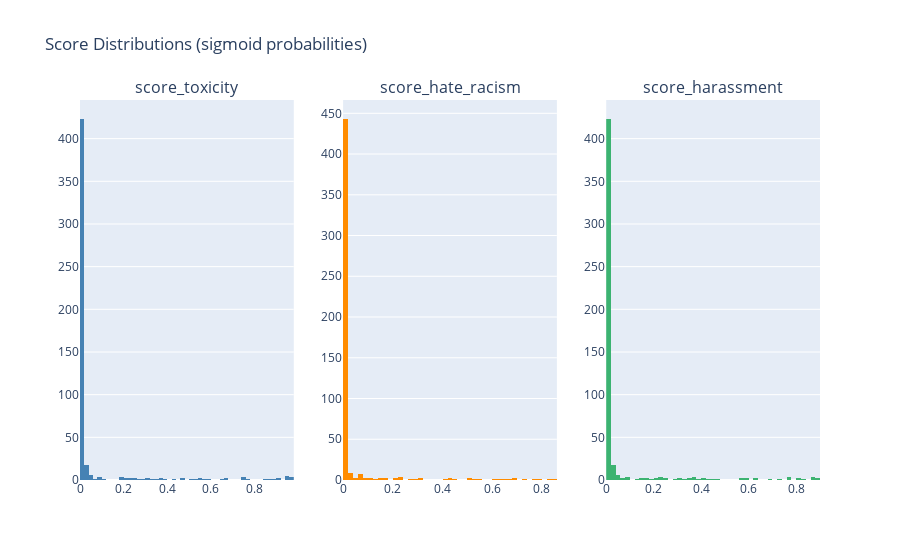

Here is the notebook cell this chart was saved with:
### Markdown cell above
## 6. Visualise Results

### Code cell
# Score distributions
import plotly.graph_objects as go
from plotly.subplots import make_subplots

fig = make_subplots(rows=1, cols=3, subplot_titles=SCORE_COLS)
colors = ["steelblue", "darkorange", "mediumseagreen"]
for i, (col, color) in enumerate(zip(SCORE_COLS, colors), 1):
    fig.add_trace(go.Histogram(x=scored[col], nbinsx=50, name=col,
                               marker_color=color), row=1, col=i)
fig.update_layout(title="Score Distributions (sigmoid probabilities)", showlegend=False)
fig.show()

### Figure 1 — Plotly figure (JSON) as saved in the notebook; plotly's stock layout.template omitted (floating-point values rounded to 4 significant figures; data arrays with more than 128 entries replaced by an {"elided": "..."} marker saying what was removed)
{"data": [{"marker": {"color": "steelblue"}, "name": "score_toxicity", "nbinsx": 50, "type": "histogram", "x": {"elided": "500 float values"}, "xaxis": "x", "yaxis": "y"}, {"marker": {"color": "darkorange"}, "name": "score_hate_racism", "nbinsx": 50, "type": "histogram", "x": {"elided": "500 float values"}, "xaxis": "x2", "yaxis": "y2"}, {"marker": {"color": "mediumseagreen"}, "name": "score_harassment", "nbinsx": 50, "type": "histogram", "x": {"elided": "500 float values"}, "xaxis": "x3", "yaxis": "y3"}], "layout": {"annotations": [{"font": {"size": 16}, "showarrow": false, "text": "score_toxicity", "x": 0.1444, "xanchor": "center", "xref": "paper", "y": 1, "yanchor": "bottom", "yref": "paper"}, {"font": {"size": 16}, "showarrow": false, "text": "score_hate_racism", "x": 0.5, "xanchor": "center", "xref": "paper", "y": 1, "yanchor": "bottom", "yref": "paper"}, {"font": {"size": 16}, "showarrow": false, "text": "score_harassment", "x": 0.8556, "xanchor": "center", "xref": "paper", "y": 1, "yanchor": "bottom", "yref": "paper"}], "showlegend": false, "title": {"text": "Score Distributions (sigmoid probabilities)"}, "xaxis": {"anchor": "y", "domain": [0, 0.2889]}, "xaxis2": {"anchor": "y2", "domain": [0.3556, 0.6444]}, "xaxis3": {"anchor": "y3", "domain": [0.7111, 1]}, "yaxis": {"anchor": "x", "domain": [0, 1]}, "yaxis2": {"anchor": "x2", "domain": [0, 1]}, "yaxis3": {"anchor": "x3", "domain": [0, 1]}}}
